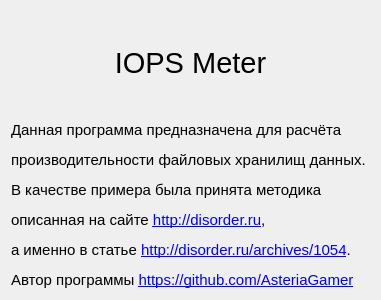
<?xml version="1.0" encoding="UTF-8"?>
<ui version="4.0">
 <class>About</class>
 <widget class="QDialog" name="About">
  <property name="geometry">
   <rect>
    <x>0</x>
    <y>0</y>
    <width>373</width>
    <height>300</height>
   </rect>
  </property>
  <property name="sizePolicy">
   <sizepolicy hsizetype="Fixed" vsizetype="Fixed">
    <horstretch>0</horstretch>
    <verstretch>0</verstretch>
   </sizepolicy>
  </property>
  <property name="maximumSize">
   <size>
    <width>374</width>
    <height>373</height>
   </size>
  </property>
  <property name="windowTitle">
   <string>О программе</string>
  </property>
  <layout class="QVBoxLayout" name="verticalLayout">
   <item>
    <widget class="QLabel" name="label">
     <property name="text">
      <string>&lt;html&gt;&lt;head/&gt;&lt;body&gt;&lt;p align=&quot;center&quot;&gt;&lt;img src=&quot;:/app.ico&quot;/&gt;&lt;/p&gt;&lt;p align=&quot;center&quot;&gt;&lt;span style=&quot; font-size:22pt;&quot;&gt;IOPS Meter&lt;/span&gt;&lt;/p&gt;&lt;/body&gt;&lt;/html&gt;</string>
     </property>
    </widget>
   </item>
   <item>
    <widget class="QLabel" name="label_2">
     <property name="text">
      <string>&lt;html&gt;&lt;head/&gt;&lt;body&gt;&lt;p align=&quot;justify&quot;&gt;&lt;span style=&quot; font-size:11pt;&quot;&gt;Данная программа предназначена для расчёта&lt;/span&gt;&lt;/p&gt;&lt;p align=&quot;justify&quot;&gt;&lt;span style=&quot; font-size:11pt;&quot;&gt;производительности файловых хранилищ данных. &lt;/span&gt;&lt;/p&gt;&lt;p align=&quot;justify&quot;&gt;&lt;span style=&quot; font-size:11pt;&quot;&gt;В качестве примера была принята методика &lt;/span&gt;&lt;/p&gt;&lt;p align=&quot;justify&quot;&gt;&lt;span style=&quot; font-size:11pt;&quot;&gt;описанная на сайте &lt;/span&gt;&lt;a href=&quot;http://disorder.ru&quot;&gt;&lt;span style=&quot; font-size:11pt; text-decoration: underline; color:#0000ff;&quot;&gt;http://disorder.ru&lt;/span&gt;&lt;/a&gt;&lt;span style=&quot; font-size:11pt;&quot;&gt;, &lt;/span&gt;&lt;/p&gt;&lt;p align=&quot;justify&quot;&gt;&lt;span style=&quot; font-size:11pt;&quot;&gt;а именно в статье &lt;/span&gt;&lt;a href=&quot;http://disorder.ru/archives/1054&quot;&gt;&lt;span style=&quot; font-size:11pt; text-decoration: underline; color:#0000ff;&quot;&gt;http://disorder.ru/archives/1054&lt;/span&gt;&lt;/a&gt;&lt;span style=&quot; font-size:11pt;&quot;&gt;. &lt;/span&gt;&lt;/p&gt;&lt;p align=&quot;justify&quot;&gt;&lt;span style=&quot; font-size:11pt;&quot;&gt;Автор программы &lt;/span&gt;&lt;a href=&quot;https://github.com/AsteriaGamer&quot;&gt;&lt;span style=&quot; font-size:11pt; text-decoration: underline; color:#0000ff;&quot;&gt;https://github.com/AsteriaGamer&lt;/span&gt;&lt;/a&gt;&lt;/p&gt;&lt;/body&gt;&lt;/html&gt;</string>
     </property>
     <property name="textFormat">
      <enum>Qt::AutoText</enum>
     </property>
     <property name="scaledContents">
      <bool>true</bool>
     </property>
     <property name="openExternalLinks">
      <bool>true</bool>
     </property>
    </widget>
   </item>
  </layout>
 </widget>
 <resources/>
 <connections/>
</ui>
